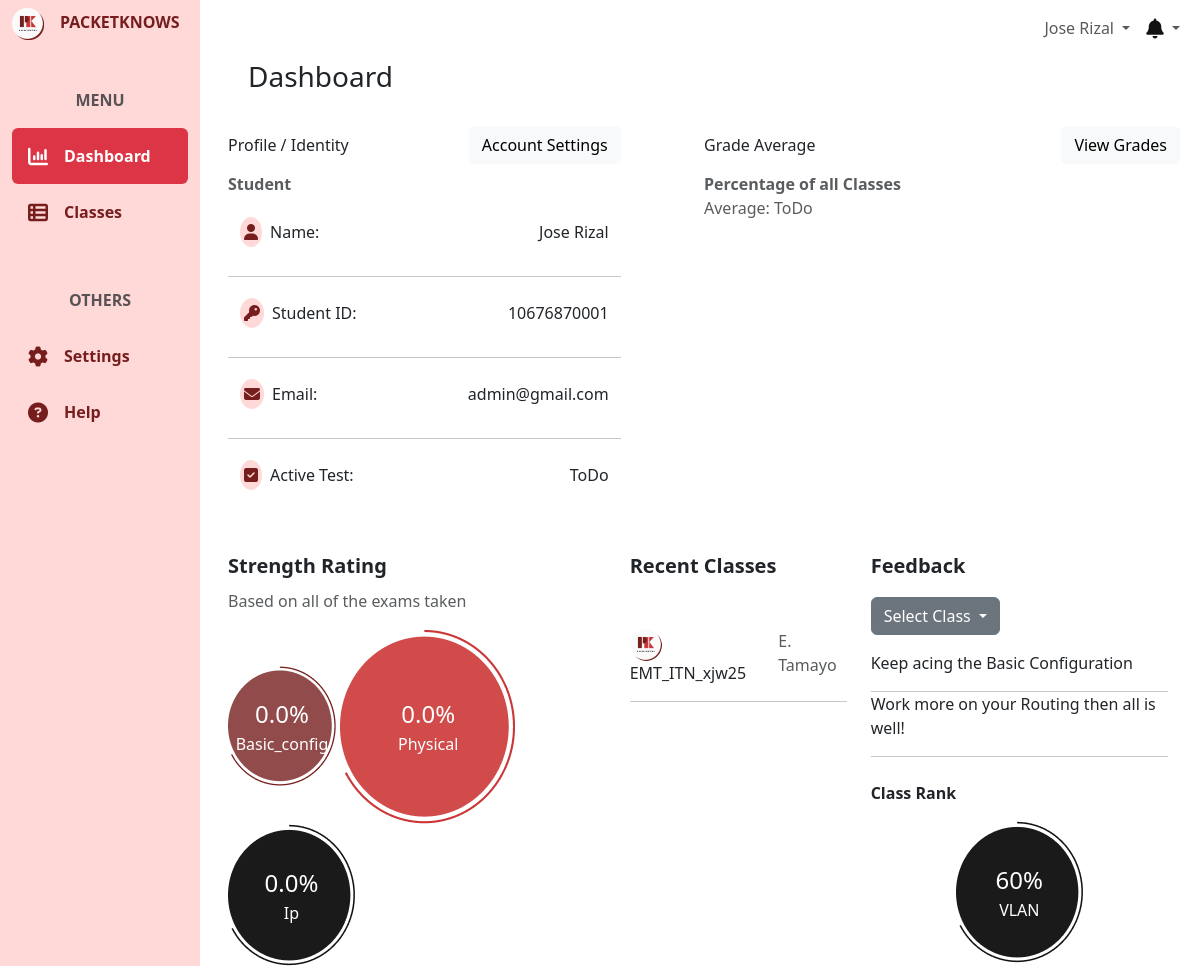
The app's page /dashboard/ (signed in), older data.
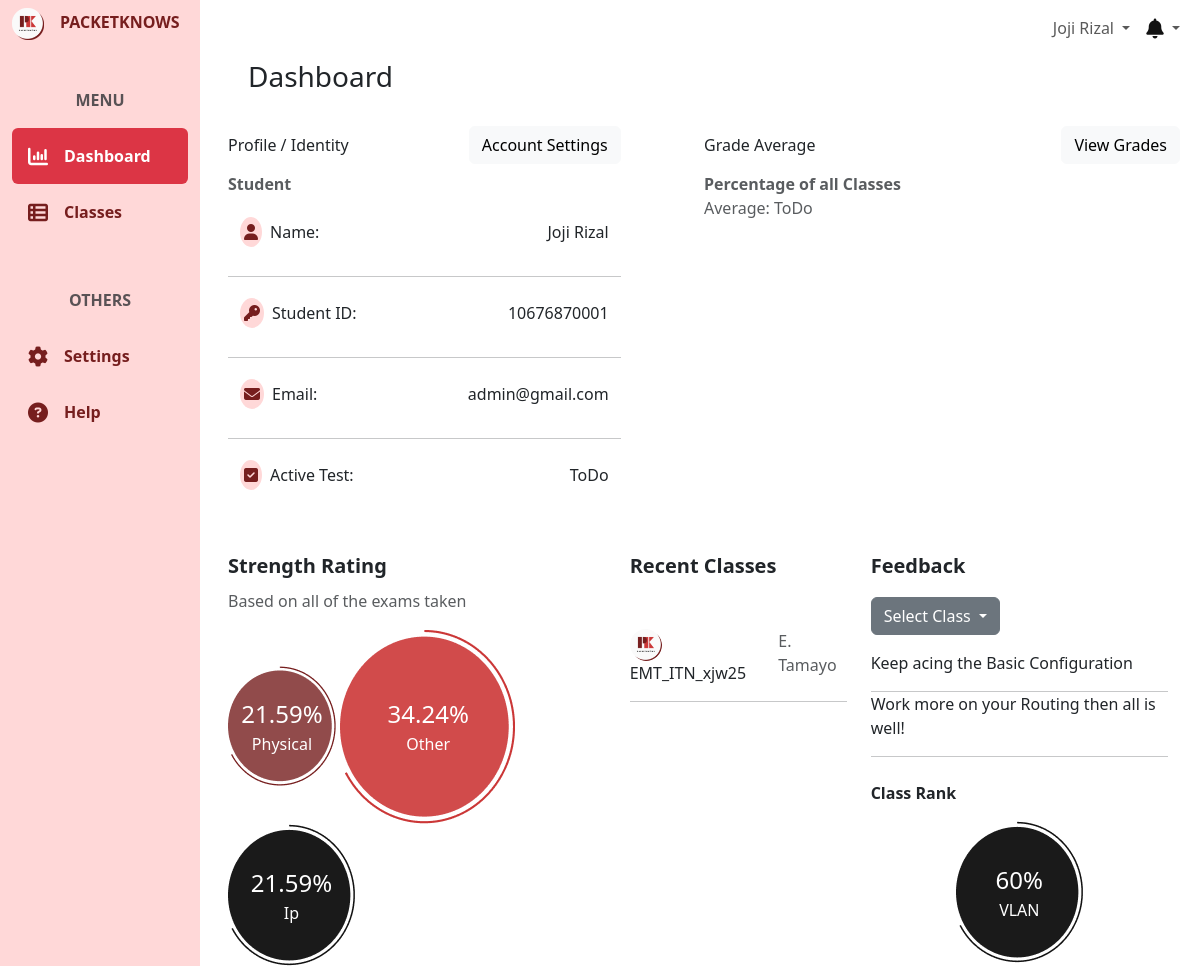
The same page, newer data.
### user/models.py (models this page shows, shortened)
class CustomUser(AbstractBaseUser, PermissionsMixin):
    email = models.EmailField(unique=True)
    first_name = models.CharField(max_length=50)
    last_name = models.CharField(max_length=50)
    is_active = models.BooleanField(default=True)
    is_staff = models.BooleanField(default=False)
    category = models.ForeignKey(UserCategory, on_delete=models.CASCADE)
    icon = models.ImageField(upload_to= 'user/icons/', blank=True, null=True)
    school_id = models.BigIntegerField(unique=True, blank=True, null=True)
    evidences = models.ImageField(upload_to= 'user/evidences/', blank=True, null=True)
    objects = CustomUserManager()
    USERNAME_FIELD = 'email'
    REQUIRED_FIELDS = ['first_name', 'last_name']
    class Meta:
        verbose_name = 'User'
        verbose_name_plural = 'Users'

### core/views.py (the view)
# urls.py: path('dashboard/', coreViews.DashboardView, name='dashboard'),
@login_required(login_url='/')
def DashboardView(request):
    context = {}
    if request.method == 'POST':
        pass
    else:
        context["strengthRating"] = computeOverallStrengthRating(request.user)
    return render(request, 'core/dashboard.html', context)

### activity/views.py (called while the page is built)
def computeOverallStrengthRating(student):
    try:
        all_activities = []
        enrollments = Enrollment.objects.filter(student=student)
        for enrollment in enrollments:
            all_activities.extend(enrollment.activities.all())
        all_percentages = [calculatePercentage(activity) for activity in all_activities]
        top_categories = computeTopCategories(all_percentages)
        return top_categories
    except Enrollment.DoesNotExist:
        return None

### templates/core/dashboard.html (shortened to what this page needs)
{% extends 'core/base.html' %}
{% block content %}
<div class="container-fluid h-100">
    <div class="row h-100">
        <div class="col-2 fixed-top bg-pink h-100" id="green">
            {% include 'core/components/sidebar.html'%}
        </div>
        <div class="col-md-10 ms-auto" style="padding: 0; overflow-x: hidden !important;">
            {% include 'core/components/topnav.html'%}
            <main class="mt-5 pt-1">
                {% if request.user.category.name == 'Student'%}
                    {% include 'core/dashboards/student-dashboard.html'%}
                {% elif request.user.category.name == 'Self Learner'%}
                    {% include 'core/dashboards/selfLearner-dashboard.html'%}
                {% elif request.user.category.name == 'Instructor'%}
                    {% include 'core/dashboards/instructor-dashboard.html'%}
                {% endif %}
            </main>
        </div>
    </div>
</div>
{% endblock %}

### templates/core/base.html (shortened to what this page needs)
{% load static %}
{% load bootstrap5 %}
<!DOCTYPE html>
<html lang="en">
<head>
    {% bootstrap_css %}
    <link href="https://cdnjs.cloudflare.com/ajax/libs/font-awesome/6.2.1/css/all.min.css" rel="stylesheet" />
    <link rel="stylesheet" href="{% static 'css/global.css'%}">
    <link rel="stylesheet" href="{% static 'css/dashboards/studentDashboard.css'%}">
    <link rel="stylesheet" href="{% static 'css/classes/studentClasses.css'%}">
    <link rel="stylesheet" href="{% static 'css/settings/studentSettings.css'%}">
    <link rel="stylesheet" href="{% static 'css/help/studentHelp.css'%}">
</head>
<body hx-headers='{"X-CSRFToken": "{{ csrf_token }}"}'>
    {% block content%}
    {% endblock %}
</body>
</html>

### templates/core/components/sidebar.html
{% load static %}
    <div class="mt-2">
        <a href="#" class="fw-bold text-dark-red nav-link">
            <img src="{% static 'res/icons/logo.png' %}" alt="" class="logo me-3 ">PACKETKNOWS
        </a>
        <p class="text-muted fw-bold text-center mt-5">MENU</p>
        <ul class="nav flex-column">
            {% if request.path == '/dashboard/' %}
                <li class="nav-item bg-danger rounded py-2">
                    <a class="nav-link active text-white fw-bold" href="{% url 'core:dashboard'%}">
                        <i class="fa-solid fa-chart-column fa-lg me-3" style="color: #FFFFFF;"></i>Dashboard
                    </a>
                </li>
            {% else %}
                <li class="nav-item py-2">
                    <a class="nav-link active text-dark-red fw-bold" href="{% url 'core:dashboard'%}">
                        <i class="fa-solid fa-chart-column fa-lg me-3" style="color: #761E1E;"></i>Dashboard
                    </a>
                </li>
            {% endif %}
            {% if request.path == '/classes/' %}
                <li class="nav-item bg-danger rounded py-2">
                    <a class="nav-link active text-white fw-bold" href="{% url 'core:classes'%}">
                        <i class="fa-solid fa-table-list fa-lg me-3" style="color: #FFFFFF;"></i>Classes
                    </a>
                </li>
            {% else %}
                <li class="nav-item py-2">
                    <a class="nav-link active text-dark-red fw-bold" href="{% url 'core:classes'%}">
                        <i class="fa-solid fa-table-list fa-lg me-3" style="color: #761E1E;"></i>Classes
                    </a>
                </li>
            {% endif %}
        </ul>
        <p class="text-muted fw-bold text-center mt-5">OTHERS</p>
        <ul class="nav flex-column">
            {% if request.path == '/settings/' %}
                <li class="nav-item bg-danger rounded py-2">
                    <a class="nav-link active text-white fw-bold" href="{% url 'core:settings'%}">
                        <i class="fa-solid fa-gear fa-lg me-3" style="color: #FFFFFF;"></i>Settings
                    </a>
                </li>
            {% else %}
                <li class="nav-item py-2">
                    <a class="nav-link active text-dark-red fw-bold" href="{% url 'core:settings'%}">
                        <i class="fa-solid fa-gear fa-lg me-3" style="color: #761E1E;"></i>Settings
                    </a>
                </li>
            {% endif %}
            {% if request.path == '/help/' %}
                <li class="nav-item bg-danger rounded py-2">
                    <a class="nav-link active text-white fw-bold" href="{% url 'core:help'%}">
                        <i class="fa-solid fa-circle-question fa-lg me-3" style="color: #FFFFFF;"></i>Help
                    </a>
                </li>
            {% else %}
                <li class="nav-item py-2">
                    <a class="nav-link active text-dark-red fw-bold" href="{% url 'core:help'%}">
                        <i class="fa-solid fa-circle-question fa-lg me-3" style="color: #761E1E;"></i>Help
                    </a>
                </li>
            {% endif %}
        </ul>
    </div>

### templates/core/components/topnav.html (shortened to what this page needs)
<nav class="navbar navbar-expand-lg navbar-light bg-white fixed-top col-md-9 ms-sm-auto col-lg-10">
    <div class="container-fluid">
            <ul class="navbar-nav ms-auto">
                <li class="nav-item dropdown">
                    <a class="nav-link dropdown-toggle" href="#" id="userDropdown" role="button" data-bs-toggle="dropdown" aria-expanded="false">
                      {{user.first_name}} {{user.last_name}}
                    </a>
                </li>
                <li class="nav-item dropdown ">
                    <a class="nav-link dropdown-toggle " href="#" id="notificationDropdown" role="button" data-bs-toggle="dropdown" aria-expanded="false">
                        <i class="fa-solid fa-bell fa-lg" style="color: #121212;"></i>
                    </a>
                </li>
            </ul>
    </div>
</nav>

### templates/core/dashboards/student-dashboard.html (shortened to what this page needs)
{% load static %}
<div class="container mx-3">
    <div class="row ms-2 mt-2 mb-4 ">
        <h3 class="">Dashboard</h3>
    </div>
    <div class="row justify-content-between">
        <div class="col-md-5">
            <div class="d-flex justify-content-between align-items-center">
                <p class="d-inline m-0">Profile / Identity</p>
                <a href="#" class="btn btn-light">Account Settings</a>
            </div>
            <div class="text-muted fw-bold mt-2">
               Student
            </div>
            <div class="container d-flex justify-content-between align-items-center mt-4">
                <p><span class="bg-pink p-1 rounded-circle me-2"><i class="fa-solid fa-user" style="color: #761E1E;"></i></span>Name:</p>
                <p class="">{{user.first_name}} {{user.last_name}}</p>
            </div>
            <hr>
            <div class="container d-flex justify-content-between align-items-center mt-4">
                <p><span class="bg-pink p-1 rounded-circle me-2"><i class="fa-solid fa-key" style="color: #761E1E;"></i></span>Student ID:</p>
                <p class="">{{user.school_id}}</p>
            </div>
            <hr>
            <div class="container d-flex justify-content-between align-items-center mt-4">
                <p><span class="bg-pink p-1 rounded-circle me-2"><i class="fa-solid fa-envelope" style="color: #761E1E;"></i></span>Email:</p>
                <p class="">{{user.email}}</p>
            </div>
            <hr>
            <div class="container d-flex justify-content-between align-items-center mt-4">
                <p><span class="bg-pink p-1 rounded-circle me-2"><i class="fa-solid fa-square-check" style="color: #761E1E;"></i></span>Active Test:</p>
                <p class="">ToDo</p>
            </div>
        </div>
        <div class="col-md-6 me-4">
            <div class="d-flex justify-content-between align-items-center">
                <p class="m-0">Grade Average</p>
                <a href="#" class="btn btn-light">View Grades</a>
            </div>
            <div class="text-muted fw-bold mt-2">
                Percentage of all Classes
            </div>
            <p class="text-muted">Average: ToDo</p>
        </div>
    </div>
    <div class="row me-4 mt-5">
        <div class="col-md-5">
            <p class="fs-5 fw-bold mb-0">Strength Rating</p>
            <p class="text-muted mt-2">Based on all of the exams taken</p>
            <div>
                <div class="rating rating-1 d-inline-block">
                    <div class="rating-label text-white">
                        <p class="fs-4 p-0 m-0">{{strengthRating.1.average_percentage}}%</p>
                        <p class=" p-0 m-0">{{strengthRating.1.name}}</p>
                    </div>
                    <img src="{% static 'res/icons/Dashboard/Dashboard-circle2.png' %}" alt="" class="img-fluid">
                </div>
                <div class="rating rating-1 d-inline-block">
                    <div class="rating-label text-white">
                        <p class="fs-4 p-0 m-0">{{strengthRating.0.average_percentage}}%</p>
                        <p class=" p-0 m-0">{{strengthRating.0.name}}</p>
                    </div>
                    <img src="{% static 'res/icons/Dashboard/Dashboard-circle.png' %}" alt="" class="img-fluid">
                </div>
                <div class="rating rating-1 d-inline-block">
                    <div class="rating-label text-white">
                        <p class="fs-4 p-0 m-0">{{strengthRating.2.average_percentage}}%</p>
                        <p class=" p-0 m-0">{{strengthRating.2.name}}</p>
                    </div>
                    <img src="{% static 'res/icons/Dashboard/Dashboard-circle3.png' %}" alt="" class="img-fluid">
                </div>
            </div>
        </div>
        <div class="col-md-3">
            <p class="fs-5 fw-bold mb-5">Recent Classes</p>
            <a href="#" class="text-dark unstyled text-decoration-none">
                <div class="d-flex justify-content-between mt-4">
                    <p><img src="{% static 'res/icons/logo.png' %}" alt="" class="logo me-3 rounded-circle">EMT_ITN_xjw25</p>
                    <p class="text-muted">E. Tamayo</p>
                </div>
                <hr class="mb-4 mt-0">
            </a>
        </div>
        <div class="col-md-4">
            <p class="fs-5 fw-bold mb-3">Feedback</p>
            <div class="dropdown mb-3">
                <button class="btn btn-secondary dropdown-toggle" type="button" id="dropdownMenuButton1" data-bs-toggle="dropdown" aria-expanded="false">
                  Select Class
                </button>
            </div>
            <p>Keep acing the Basic Configuration</p>
            <hr class="my-0">
            <p>Work more on your Routing then all is well!</p>
            <hr class="my-0">
            <p class="fw-bold fs-6 mt-4">Class Rank</p>
            <div class="d-flex justify-content-center">
                <div class="rating rating-1 d-inline-block">
                    <div class="rating-label text-white">
                        <p class="fs-4 p-0 m-0">60%</p>
                        <p class=" p-0 m-0">VLAN</p>
                    </div>
                    <img src="{% static 'res/icons/Dashboard/Dashboard-circle3.png' %}" alt="" class="img-fluid">
                </div>
            </div>
        </div>
    </div>
</div>

### static/css/global.css (style rules this page uses)
.text-dark-red { color:#761E1E; }
.bg-pink { background-color: #FFD8D8; }
.bg-white { background-color: #FAFAFA; }
.logo { width: 2rem; }

### static/css/dashboards/studentDashboard.css (style rules this page uses)
.rating { position: relative; text-align: center; }
.rating-label { position: absolute; top: 50%; left: 50%; transform: translate(-50%, -50%); }

Row changes from the older to the newer data that the page shows:
changed CustomUser "Rizal": first_name "Jose" → "Joji"
Text that changed along with them:
{{ strengthRating.1.average_percentage }}: "0.0" → "21.59"
{{ strengthRating.1.name }}: "Basic_config" → "Physical"
{{ strengthRating.0.average_percentage }}: "0.0" → "34.24"
{{ strengthRating.0.name }}: "Physical" → "Other"
{{ strengthRating.2.average_percentage }}: "0.0" → "21.59"
